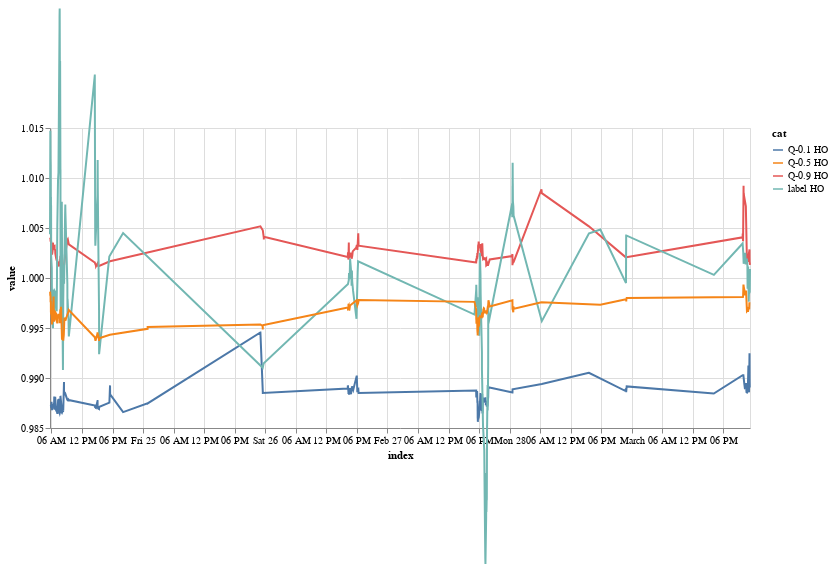

The notebook cell this image was saved under:
### Markdown cell above
PREDICTION ERRORS

### Code cell
alt.Chart.from_dict({
  "$schema": "https://vega.github.io/schema/vega-lite/v4.json",
  "width": 700,
    "data": {
        "values": df_long.sample(1000).to_dict('records')
      },
    "mark": {"type": "line", "tooltip": True},
    "encoding": {
            "x": {"field": "index", "type": "temporal"},
            "y": {"field": "value", "type": "quantitative", "scale": {"domain": [0.985, 1.015]}},
            "color": {"field": "cat"}
  },
})

### Figure 1 — Vega-Lite specification as saved in the notebook (floating-point values rounded to 4 significant figures; data arrays with more than 128 entries replaced by an {"elided": "..."} marker saying what was removed)
{"config": {"view": {"continuousWidth": 400, "continuousHeight": 300}}, "data": {"name": "data-31215053e651ca9523ccddca3b40ff06"}, "mark": {"type": "line", "tooltip": true}, "encoding": {"color": {"field": "cat"}, "x": {"field": "index", "type": "temporal"}, "y": {"field": "value", "scale": {"domain": [0.985, 1.015]}, "type": "quantitative"}}, "width": 700, "$schema": "https://vega.github.io/schema/vega-lite/v4.json", "datasets": {"data-31215053e651ca9523ccddca3b40ff06": {"elided": "1000 records"}}}
